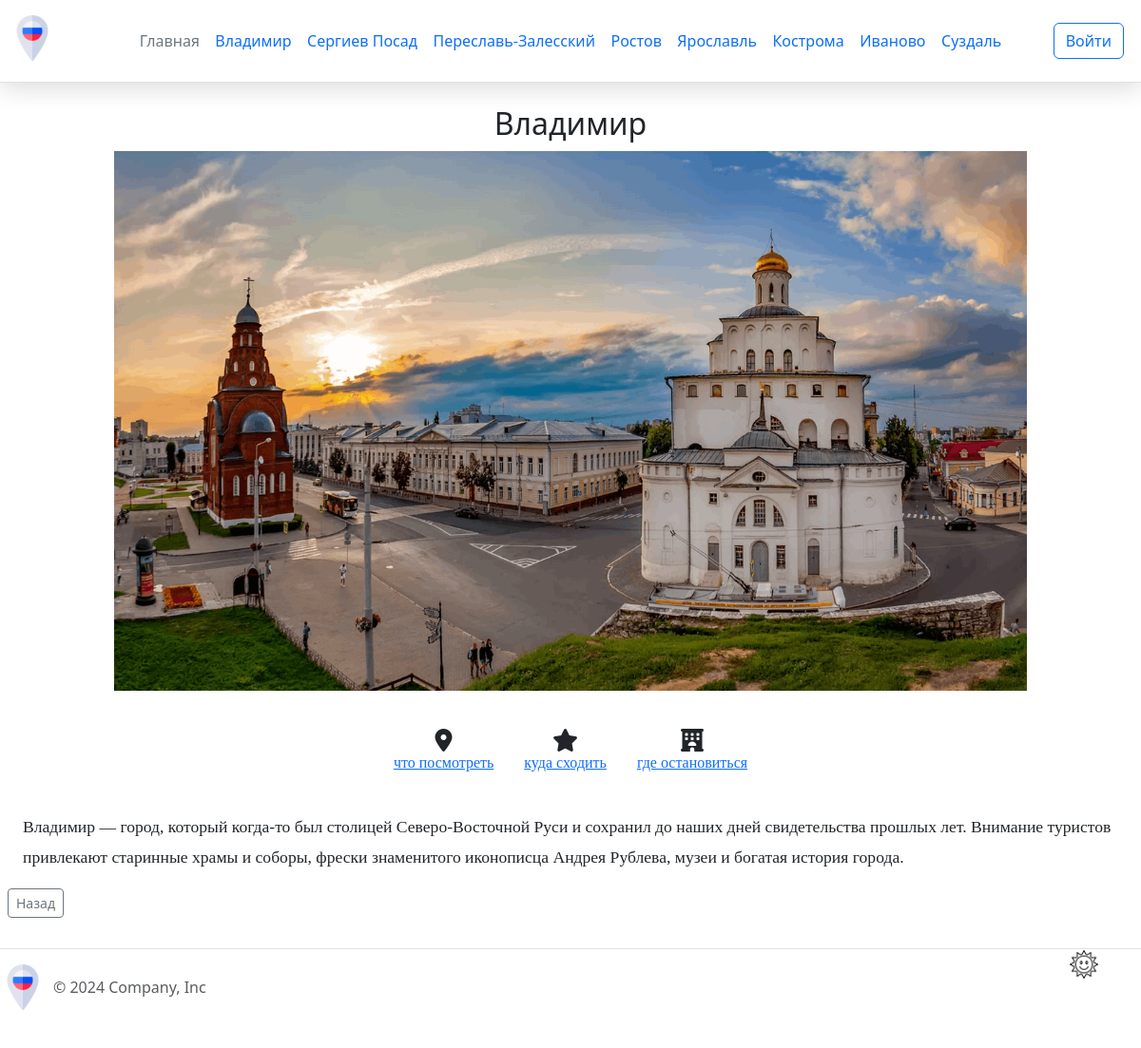
Before: /city_detail/1 with the older database file.
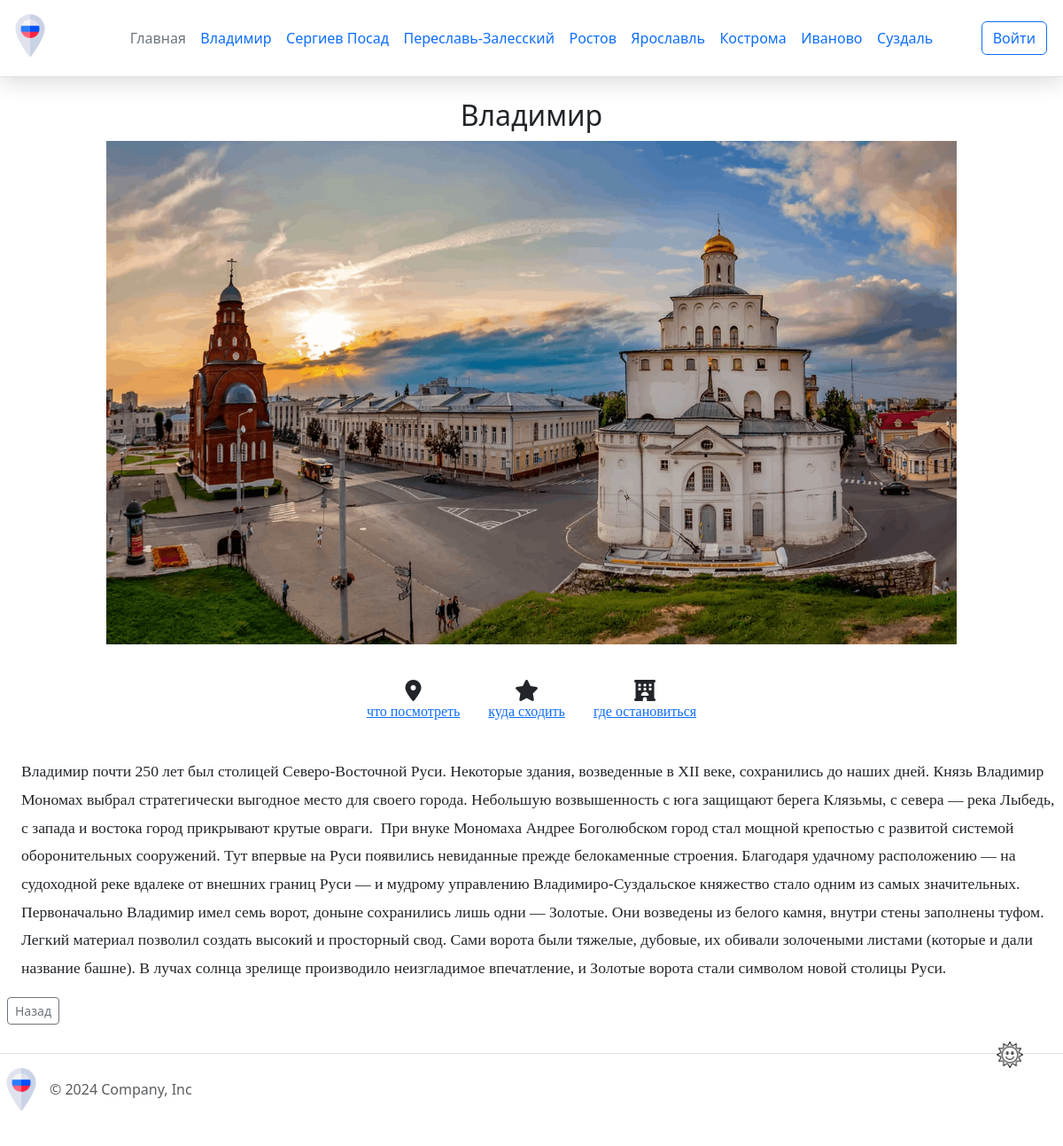
After: the same page with the newer database file.
### app.py (models this page shows)
class City(db.Model):
    city_id = db.Column(db.Integer, primary_key=True)
    city_name = db.Column(db.String(20), nullable=False)
    photo = db.Column(db.LargeBinary, nullable=False)
    description = db.Column(db.Text, nullable=False)

### app.py (the view)
@app.route("/city_detail/<int:city_id>")
def city_detail(city_id):
    city = City.query.get(city_id)
    city_slug = transliterate(city.city_name)
    return render_template('city_detail.html', city=city, city_slug=city_slug)

### app.py (called while the page is built)
@app.context_processor
def inject_cities():
    cities = City.query.all()
    return dict(cities=cities)

def transliterate(text):
    translit_dict = {
        'а': 'a', 'б': 'b', 'в': 'v', 'г': 'g', 'д': 'd', 'е': 'e', 'ё': 'e',
        'ж': 'zh', 'з': 'z', 'и': 'i', 'й': 'y', 'к': 'k', 'л': 'l', 'м': 'm',
        'н': 'n', 'о': 'o', 'п': 'p', 'р': 'r', 'с': 's', 'т': 't', 'у': 'u',
        'ф': 'f', 'х': 'kh', 'ц': 'ts', 'ч': 'ch', 'ш': 'sh', 'щ': 'shch',
        'ъ': '', 'ы': 'y', 'ь': '', 'э': 'e', 'ю': 'yu', 'я': 'ya'
    }
    result = ''.join(translit_dict.get(char, char) for char in text.lower())
    result = re.sub(r'[^a-z0-9-]', '-', result)  # Заменяем недопустимые символы на '-'
    result = re.sub(r'-+', '-', result)  # Убираем дублирующиеся '-'
    return result.strip('-')  # Убираем '-' в начале и конце

### templates/city_detail.html (shortened to what this page needs)
{% extends 'base.html' %}
{% block content %}
<h2>{{ city.city_name }}</h2>
<img src="{{ url_for('static', filename='img/' + city.photo) }}" class="card-img-top img-fluid" alt="{{ city.city_name }}">
<div class="icons-container">
    <div class="flex justify-around items-center mb-6 text-gray-600">
        <div class="icon-item">
            <i class="fas fa-map-marker-alt"></i>
            <a href="{{ url_for('attractions', city_id=city.city_id) }}" class="text-link hover:underline">
                что посмотреть
            </a>
        </div>
        <div class="icon-item">
            <i class="fas fa-star"></i>
            <a href="{{ url_for('afisha', city_id=city.city_id) }}" class="text-link hover:underline">
                куда сходить
            </a>
        </div>
        <div class="icon-item">
            <i class="fas fa-hotel"></i>
            <a href="https://travel.yandex.ru/hotels/{{ city_slug }}/" class="text-link hover:underline">
                где остановиться
            </a>
        </div>
    </div>
</div>
<div class="about ">{{ city.description }}</div>
<div class="d-flex justify-content-between align-items-center">
    <div class="btn-group">
        <a href="{{ url_for('index') }}" class="btn btn-sm btn-outline-secondary ms-2 mb-2">Назад</a>
    </div>
</div>
{% endblock %}

### templates/base.html (shortened to what this page needs)
<!DOCTYPE html>
<html lang="en">
<head>
    <link href="https://cdn.jsdelivr.net/npm/bootstrap@5.3.3/dist/css/bootstrap.min.css" rel="stylesheet">
    <link rel="stylesheet" href="https://cdnjs.cloudflare.com/ajax/libs/font-awesome/6.2.0/css/all.min.css" />
    <link rel="stylesheet" href="https://cdn.jsdelivr.net/npm/sweetalert2@11/dist/sweetalert2.min.css">
    <link rel="stylesheet" href="{{url_for('static', filename='css/main.css')}}">
    <link rel="stylesheet" href="{{url_for('static', filename='css/dark-theme.css')}}">
</head>
<body>
    <div class="page">
        <header class="d-flex flex-wrap align-items-center justify-content-center justify-content-md-between py-3 mb-4 border-bottom">
          <div class="col-md-3 mb-2 mb-md-0">
            <a href="/" class="d-inline-flex link-body-emphasis text-decoration-none">
              <img class="header__img" src="{{ url_for('static', filename='img/russia.png') }}" alt="russia">
            </a>
          </div>
          <div class="col-md-6 mb-0 mb-md-0 d-flex justify-content-center">
            <ul class="nav col-12 col-md-auto mb-2 justify-content-center mb-md-0">
              <li><a href="{{ url_for('index') }}" class="nav-link px-2 link-secondary">Главная</a></li>
              {% for city in cities %}
                <li class="nav-item">
                  <a class="nav-link" href="{{ url_for('city_detail', city_id=city.city_id) }}">{{ city.city_name }}</a>
                </li>
              {% endfor %}
            </ul>
          </div>
          <div class="col-md-3 text-end">
            {% if current_user.is_authenticated %}
                <a href="{{ url_for('lk') }}">
                    <button type="button" class="btn btn-outline-primary me-2">{{ current_user.name }}</button>
                </a>
            {% else %}
                <a href="{{ url_for('login') }}">
                    <button type="button" class="btn btn-outline-primary me-2">Войти</button>
                </a>
            {% endif %}
        </div>
        </header>
        <div class="content">
            {% block content %}{% endblock %}
        </div>
        <div class="image-button-container">
          <button class="image-button">
            <img src="{{ url_for('static', filename='img/sun.png') }}" alt="Sun" class="button-image">
          </button>
        </div>
        <footer class="d-flex flex-wrap justify-content-between align-items-center py-3 my-4 border-top">
            <div class="col-md-4 d-flex align-items-center">
              <a href="/" class="mb-3 me-2 mb-md-0 text-body-secondary text-decoration-none lh-1">
                <img class="header__img" src="{{ url_for('static', filename='img/russia.png') }}" alt="russia">
              </a>
              <span class="mb-3 mb-md-0 text-body-secondary">© 2024 Company, Inc</span>
            </div>
          </footer>
</body>
</html>

Changed rows visible on the page:
changed City "Владимир": description "Владимир — город, который когда-то был столицей Северо-Восточной Руси и сохранил до наших дней свидетельства прошлых лет. Внимание туристов привлекают старинные храмы и соборы, фрески знаменитого иконописца Андрея Рублева, музеи и богатая история города." → "Владимир почти 250 лет был столицей Северо-Восточной Руси. Некоторые здания, возведенные в XII веке, сохранились до наших дней. Князь Владимир Мономах выбрал стратегически выгодное место для своего города. Небольшую возвышенность с юга защищают берега Клязьмы, с севера — река Лыбедь, с запада и востока город прикрывают крутые овраги. При внуке Мономаха Андрее Боголюбском город стал мощной крепостью с развитой системой оборонительных сооружений. Тут впервые на Руси появились невиданные прежде белокаменные строения. Благодаря удачному расположению — на судоходной реке вдалеке от внешних границ Руси — и мудрому управлению Владимиро-Суздальское княжество стало одним из самых значительных.…"
